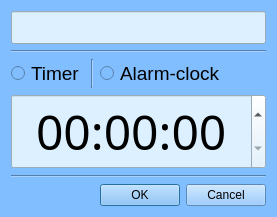
<?xml version="1.0" encoding="UTF-8"?>
<ui version="4.0">
 <class>AddingWindow</class>
 <widget class="QDialog" name="AddingWindow">
  <property name="geometry">
   <rect>
    <x>0</x>
    <y>0</y>
    <width>260</width>
    <height>189</height>
   </rect>
  </property>
  <property name="windowTitle">
   <string>Dialog</string>
  </property>
  <property name="styleSheet">
   <string notr="true">background-color: rgb(129, 190, 255);</string>
  </property>
  <layout class="QGridLayout" name="gridLayout_2">
   <item row="6" column="2">
    <widget class="QDialogButtonBox" name="buttonBox">
     <property name="styleSheet">
      <string notr="true"/>
     </property>
     <property name="standardButtons">
      <set>QDialogButtonBox::Cancel|QDialogButtonBox::Ok</set>
     </property>
    </widget>
   </item>
   <item row="2" column="2">
    <widget class="QRadioButton" name="radioButton_2">
     <property name="sizePolicy">
      <sizepolicy hsizetype="Preferred" vsizetype="Fixed">
       <horstretch>0</horstretch>
       <verstretch>0</verstretch>
      </sizepolicy>
     </property>
     <property name="font">
      <font>
       <family>MS Shell Dlg 2</family>
       <pointsize>14</pointsize>
       <weight>50</weight>
       <italic>false</italic>
       <bold>false</bold>
      </font>
     </property>
     <property name="styleSheet">
      <string notr="true"/>
     </property>
     <property name="text">
      <string>Alarm-clock</string>
     </property>
    </widget>
   </item>
   <item row="1" column="0" colspan="3">
    <widget class="Line" name="line">
     <property name="orientation">
      <enum>Qt::Horizontal</enum>
     </property>
    </widget>
   </item>
   <item row="2" column="0">
    <widget class="QRadioButton" name="radioButton">
     <property name="sizePolicy">
      <sizepolicy hsizetype="Preferred" vsizetype="Fixed">
       <horstretch>0</horstretch>
       <verstretch>0</verstretch>
      </sizepolicy>
     </property>
     <property name="font">
      <font>
       <pointsize>14</pointsize>
      </font>
     </property>
     <property name="text">
      <string>Timer</string>
     </property>
    </widget>
   </item>
   <item row="4" column="0" colspan="3">
    <widget class="QTimeEdit" name="timeEdit">
     <property name="sizePolicy">
      <sizepolicy hsizetype="Minimum" vsizetype="Minimum">
       <horstretch>0</horstretch>
       <verstretch>0</verstretch>
      </sizepolicy>
     </property>
     <property name="font">
      <font>
       <family>OCR A Extended</family>
       <pointsize>36</pointsize>
       <weight>50</weight>
       <bold>false</bold>
       <stylestrategy>PreferDefault</stylestrategy>
       <kerning>true</kerning>
      </font>
     </property>
     <property name="layoutDirection">
      <enum>Qt::LeftToRight</enum>
     </property>
     <property name="styleSheet">
      <string notr="true">background-color: rgb(220, 240, 255)</string>
     </property>
     <property name="alignment">
      <set>Qt::AlignCenter</set>
     </property>
    </widget>
   </item>
   <item row="0" column="0" colspan="3">
    <widget class="QLineEdit" name="lineEdit">
     <property name="font">
      <font>
       <pointsize>16</pointsize>
      </font>
     </property>
     <property name="styleSheet">
      <string notr="true">background-color: rgb(220, 240, 255)</string>
     </property>
     <property name="text">
      <string/>
     </property>
     <property name="alignment">
      <set>Qt::AlignCenter</set>
     </property>
    </widget>
   </item>
   <item row="5" column="0" colspan="3">
    <widget class="Line" name="line_2">
     <property name="orientation">
      <enum>Qt::Horizontal</enum>
     </property>
    </widget>
   </item>
   <item row="2" column="1">
    <widget class="Line" name="line_3">
     <property name="orientation">
      <enum>Qt::Vertical</enum>
     </property>
    </widget>
   </item>
  </layout>
 </widget>
 <resources/>
 <connections/>
</ui>
